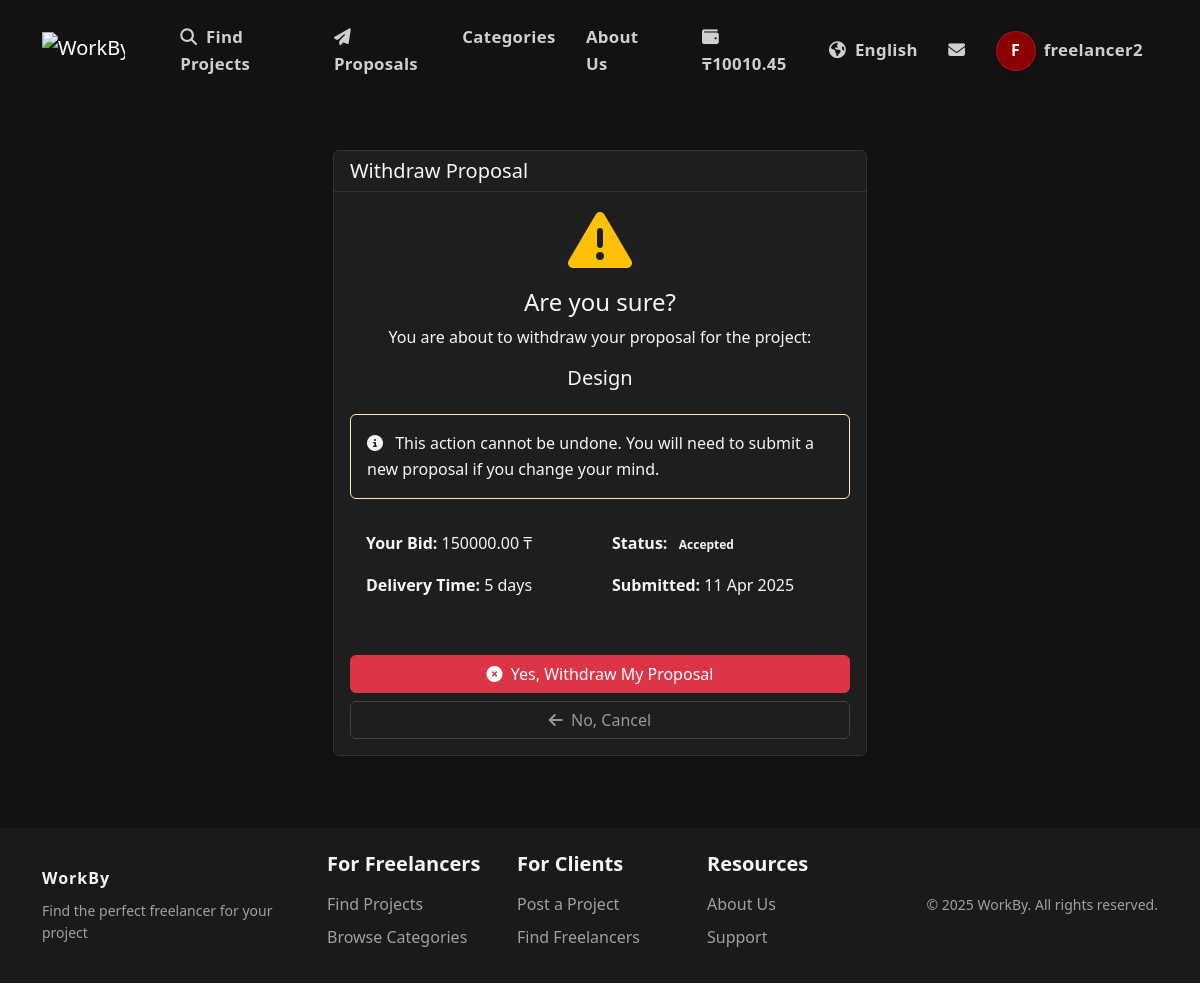
The page /en/proposals/1/withdraw/ (signed in) on the database its author committed.
### payments/models.py (models this page shows, shortened)
class Wallet(models.Model):
    user = models.OneToOneField(
        settings.AUTH_USER_MODEL,
        on_delete=models.CASCADE,
        related_name='wallet'
    )
    balance = models.DecimalField(_('Balance'), max_digits=10, decimal_places=2, default=0)
    is_active = models.BooleanField(_('Active'), default=True)
    created_at = models.DateTimeField(_('Created At'), auto_now_add=True)
    updated_at = models.DateTimeField(_('Updated At'), auto_now=True)
    class Meta:
        verbose_name = _('Wallet')
        verbose_name_plural = _('Wallets')

### accounts/models.py (models this page shows, shortened)
class User(AbstractUser):
    USER_TYPE_CHOICES = (
        ('client', _('Client')),
        ('freelancer', _('Freelancer')),
    )
    LANGUAGE_CHOICES = (
        ('en', _('English')),
        ('ru', _('Russian')),
        ('kk', _('Kazakh')),
    )
    user_type = models.CharField(_('User Type'), max_length=10, choices=USER_TYPE_CHOICES, default='client')
    bio = models.TextField(_('Biography'), blank=True)
    avatar = models.ImageField(_('Avatar'), upload_to='avatars/', blank=True, null=True)
    phone_number = models.CharField(_('Phone Number'), max_length=15, blank=True)
    preferred_language = models.CharField(_('Preferred Language'), max_length=2, choices=LANGUAGE_CHOICES, default='en')
    dark_mode = models.BooleanField(_('Dark Mode'), default=False)
    skills = models.TextField(_('Skills'), blank=True)
    hourly_rate = models.DecimalField(_('Hourly Rate'), max_digits=10, decimal_places=2, null=True, blank=True)
    company_name = models.CharField(_('Company Name'), max_length=100, blank=True)
    def get_full_name(self):
        if self.first_name or self.last_name:
            return f"{self.first_name} {self.last_name}".strip()
        return self.username
    @property
    def is_client(self):
        return self.user_type == 'client'
    @property
    def is_freelancer(self):
        return self.user_type == 'freelancer'

### jobs/models.py (models this page shows, shortened)
class Proposal(models.Model):
    STATUS_CHOICES = (
        ('pending', _('Pending')),
        ('accepted', _('Accepted')),
        ('rejected', _('Rejected')),
        ('withdrawn', _('Withdrawn')),
    )
    freelancer = models.ForeignKey(
        settings.AUTH_USER_MODEL,
        on_delete=models.CASCADE,
        related_name='freelancer_proposals'
    )
    project = models.ForeignKey(
        Project,
        on_delete=models.CASCADE,
        related_name='proposals'
    )
    cover_letter = models.TextField(_('Cover Letter'))
    bid_amount = models.DecimalField(_('Bid Amount'), max_digits=10, decimal_places=2)
    delivery_time = models.PositiveIntegerField(_('Delivery Time (days)'))
    status = models.CharField(
        _('Status'),
        max_length=20,
        choices=STATUS_CHOICES,
        default='pending'
    )
    created_at = models.DateTimeField(_('Created At'), auto_now_add=True)
    updated_at = models.DateTimeField(_('Updated At'), auto_now=True)
    class Meta:
        verbose_name = _('Proposal')
        verbose_name_plural = _('Proposals')
        ordering = ['-created_at']
        unique_together = ['freelancer', 'project']

class Project(models.Model):
    STATUS_CHOICES = (
        ('draft', _('Draft')),
        ('open', _('Open')),
        ('in_progress', _('In Progress')),
        ('completed', _('Completed')),
        ('cancelled', _('Cancelled')),
    )
    BUDGET_TYPE_CHOICES = (
        ('fixed', _('Fixed Price')),
        ('hourly', _('Hourly Rate')),
    )
    title = models.CharField(_('Title'), max_length=200)
    description = models.TextField(_('Description'))
    client = models.ForeignKey(
        settings.AUTH_USER_MODEL,
        on_delete=models.CASCADE,
        related_name='client_projects'
    )
    category = models.ForeignKey(
        Category,
        on_delete=models.CASCADE,
        related_name='projects'
    )
    tags = models.ManyToManyField(
        Tag,
        blank=True,
        related_name='projects'
    )
    budget_type = models.CharField(
        _('Budget Type'),
        max_length=10,
        choices=BUDGET_TYPE_CHOICES
    )
    budget_min = models.DecimalField(
        _('Minimum Budget'),
        max_digits=10,
        decimal_places=2
    )
    budget_max = models.DecimalField(
        _('Maximum Budget'),
        max_digits=10,
        decimal_places=2
    )
    deadline = models.DateTimeField(_('Deadline'), null=True, blank=True)
    status = models.CharField(
        _('Status'),
        max_length=20,
        choices=STATUS_CHOICES,
        default='draft'
    )
    created_at = models.DateTimeField(_('Created At'), auto_now_add=True)
    updated_at = models.DateTimeField(_('Updated At'), auto_now=True)
    location_required = models.CharField(_('Location Required'), max_length=100, blank=True)
    is_remote = models.BooleanField(_('Remote Job'), default=True)
    experience_required = models.CharField(_('Experience Required'), max_length=100, blank=True)
    is_private = models.BooleanField(_('Private Project'), default=False, help_text=_('Private projects are only visible to invited freelancers'))
    class Meta:
        verbose_name = _('Project')
        verbose_name_plural = _('Projects')
        ordering = ['-created_at']

### jobs/views.py (the view)
# urls.py: path('proposals/<int:pk>/withdraw/', views.proposal_withdraw_view, name='proposal_withdraw'),
@login_required
def proposal_withdraw_view(request, pk):
    proposal = get_object_or_404(Proposal, pk=pk)
    if proposal.freelancer != request.user:
        return HttpResponseForbidden(_('You do not have permission to withdraw this proposal'))
    if proposal.status not in ['pending', 'accepted']:
        messages.error(request, _('This proposal cannot be withdrawn'))
        return redirect('jobs:proposal_detail', pk=proposal.pk)
    if request.method == 'POST':
        proposal.status = 'withdrawn'
        proposal.save()
        messages.success(request, _('Proposal withdrawn successfully'))
        return redirect('jobs:my_proposals')
    context = {
        'proposal': proposal,
    }
    return render(request, 'jobs/proposal_confirm_withdraw.html', context)

### jobs/context_processors.py (called while the page is built)
def contracts_processor(request):
    context = {
        'has_contracts': False,
    }
    if request.user.is_authenticated:
        contracts_exist = Contract.objects.filter(
            models.Q(client=request.user) | models.Q(freelancer=request.user)
        ).exists()
        context['has_contracts'] = contracts_exist
    return context

### payments/context_processors.py (called while the page is built)
def wallet_balance(request):
    if request.user.is_authenticated:
        wallet, _ = Wallet.objects.get_or_create(user=request.user)
        return {'user_balance': wallet.balance}
    return {'user_balance': None}

### templates/jobs/proposal_confirm_withdraw.html (shortened to what this page needs)
{% extends 'base.html' %}
{% load i18n %}
{% load static %}
{% block content %}
<div class="container py-5">
    <div class="row justify-content-center">
        <div class="col-md-8 col-lg-6">
            <div class="card shadow-sm">
                <div class="card-header bg-danger text-white">
                    <h5 class="mb-0">{% trans "Withdraw Proposal" %}</h5>
                </div>
                <div class="card-body">
                    <div class="text-center mb-4">
                        <i class="fas fa-exclamation-triangle text-warning fa-4x mb-3"></i>
                        <h4>{% trans "Are you sure?" %}</h4>
                        <p class="text-muted">
                            {% trans "You are about to withdraw your proposal for the project:" %}
                        </p>
                        <h5 class="mt-3">{{ proposal.project.title }}</h5>
                    </div>
                    <div class="alert alert-warning" role="alert">
                        <p class="mb-0"><i class="fas fa-info-circle me-2"></i> {% trans "This action cannot be undone. You will need to submit a new proposal if you change your mind." %}</p>
                    </div>
                    <div class="bg-light p-3 rounded mb-4">
                        <div class="row">
                            <div class="col-md-6">
                                <p><strong>{% trans "Your Bid:" %}</strong> {{ proposal.bid_amount }} ₸</p>
                                <p><strong>{% trans "Delivery Time:" %}</strong> {{ proposal.delivery_time }} {% trans "days" %}</p>
                            </div>
                            <div class="col-md-6">
                                <p><strong>{% trans "Status:" %}</strong> <span class="badge status-badge status-{{ proposal.status }}">{{ proposal.get_status_display }}</span></p>
                                <p><strong>{% trans "Submitted:" %}</strong> {{ proposal.created_at|date:"j M Y" }}</p>
                            </div>
                        </div>
                    </div>
                    <form method="post">
                        <div class="d-grid gap-2">
                            <button type="submit" class="btn btn-danger">
                                <i class="fas fa-times-circle me-1"></i> {% trans "Yes, Withdraw My Proposal" %}
                            </button>
                            <a href="{% url 'jobs:proposal_detail' proposal.id %}" class="btn btn-outline-secondary">
                                <i class="fas fa-arrow-left me-1"></i> {% trans "No, Cancel" %}
                            </a>
                        </div>
                    </form>
                </div>
            </div>
        </div>
    </div>
</div>
{% endblock %}

### templates/includes/header.html (shortened to what this page needs)
{% load i18n %}
{% load static %}
<nav class="navbar navbar-expand-lg navbar-dark bg-dark border-bottom py-3">
    <div class="container">
        <a class="navbar-brand" href="{% url 'jobs:home' %}">
            <img src="{% static 'img/logo.png' %}" alt="WorkBy" height="40" class="d-inline-block align-text-top me-2">
        </a>
        <div class="collapse navbar-collapse" id="navbarSupportedContent">
            <ul class="navbar-nav me-auto mb-2 mb-lg-0">
                {% if user.is_authenticated %}
                    <li class="nav-item">
                        <a class="nav-link" href="{% url 'jobs:project_list' %}"><i class="fas fa-search me-1"></i> {% trans "Find Projects" %}</a>
                    </li>
                    <li class="nav-item">
                        <a class="nav-link" href="{% url 'jobs:my_proposals' %}">
                            <i class="fas fa-paper-plane me-1"></i> {% trans "Proposals" %}
                        </a>
                    </li>
                    <li class="nav-item">
                        <a class="nav-link" href="{% url 'jobs:categories' %}">{% trans "Categories" %}</a>
                    </li>
                    <li class="nav-item">
                        <a class="nav-link" href="{% url 'jobs:about' %}">{% trans "About Us" %}</a>
                    </li>
                {% endif %}
            </ul>
            <ul class="navbar-nav ml-auto align-items-center">
                {% if user.is_authenticated and user_balance is not None %}
                <li class="nav-item me-3">
                    <a href="{% url 'payments:wallet' %}" class="nav-link">
                        <i class="fas fa-wallet me-1"></i>
                        <span class="fw-bold">₸{{ user_balance }}</span>
                    </a>
                </li>
                {% endif %}
                <li class="nav-item dropdown">
                    <a class="nav-link dropdown-toggle" href="#" id="languageDropdown" role="button" data-bs-toggle="dropdown" aria-expanded="false">
                        <i class="fas fa-globe-americas me-1"></i>
                        {% get_current_language as CURRENT_LANGUAGE %}
                        {% if CURRENT_LANGUAGE == 'en' %}
                            {% trans "English" %}
                        {% elif CURRENT_LANGUAGE == 'ru' %}
                            {% trans "Russian" %}
                        {% elif CURRENT_LANGUAGE == 'kk' %}
                            {% trans "Kazakh" %}
                        {% endif %}
                    </a>
                </li>
                {% if user.is_authenticated %}
                    <li class="nav-item d-none d-lg-block">
                        <a class="nav-link" href="{% url 'chat:inbox' %}" title="{% trans 'Messages' %}">
                            <i class="fas fa-envelope"></i>
                        </a>
                    </li>
                    <li class="nav-item dropdown">
                        <a class="nav-link dropdown-toggle d-flex align-items-center" href="#" id="navbarDropdown" role="button" data-bs-toggle="dropdown" aria-expanded="false">
                            <div class="avatar avatar-md me-2">
                                {% if user.avatar %}
                                    <img src="{{ user.avatar.url }}" alt="{{ user.get_full_name|default:user.username }}">
                                {% else %}
                                    {{ user.get_full_name|slice:":1"|upper|default:user.username|slice:":1"|upper }}
                                {% endif %}
                            </div>
                            <span>{{ user.username }}</span>
                        </a>
                    </li>
                {% endif %}
            </ul>
        </div>
    </div>
</nav>

### templates/base.html (style rules this page uses)
.avatar { background-color: #8B0000; border-radius: 50%; display: flex; align-items: center; justify-content: center; color: white; font-weight: bold; overflow: hidden; border: 1px solid rgba(255, 255, 255, 0.1); box-shadow: 0 2px 6px rgba(0, 0, 0, 0.2); transition: transform 0.2s ease; }
.avatar-md { width: 40px; height: 40px; font-size: 16px; }

### rows shown on the page
Wallet: balance "10010.45"
User: get_full_name "F", username "freelancer2"
Proposal: project "Design", bid_amount "150000.00", delivery_time "5", status "Accepted", created_at "11 Apr 2025"
